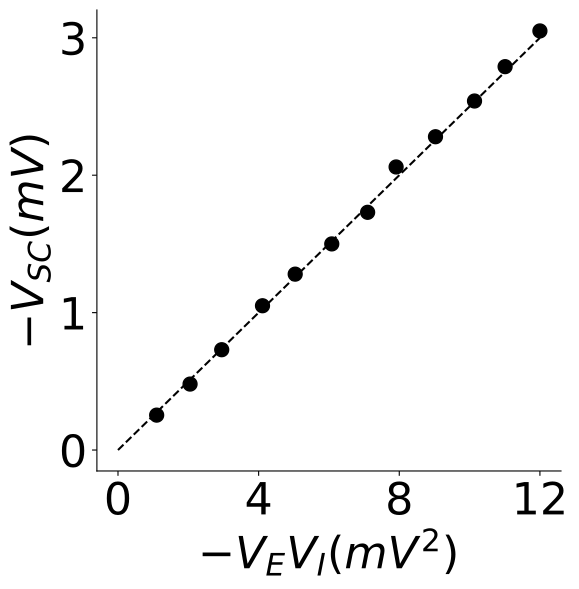

The Python source for this figure:
import csv
import os
from itertools import zip_longest
from pathlib import Path

import matplotlib

matplotlib.use("Agg")

import matplotlib.pyplot as plt
import numpy as np


SCRIPT_DIR = Path(__file__).resolve().parent
ROOT = SCRIPT_DIR.parents[2]
DATA_DIR = ROOT / "nc_final_data" / "Figure4" / "Figure4_d5"
SOURCE_DIR = ROOT / "nc_final_source_data" / "Figure4" / "Figure4_d5"




def write_columns(path, columns, arrays):
    values = [np.asarray(value) for value in arrays]
    if any(value.ndim != 1 for value in values) or len(columns) != len(values):
        raise ValueError("Unexpected source data shape")
    values = [value.astype(np.float64) if value.dtype == np.float32 else value for value in values]
    path.parent.mkdir(parents=True, exist_ok=True)
    temporary = path.with_name(f".{path.name}.{os.getpid()}.tmp")
    try:
        with temporary.open("w", encoding="utf-8", newline="") as stream:
            writer = csv.writer(stream)
            writer.writerow(columns)
            writer.writerows(zip_longest(*values, fillvalue=""))
        os.replace(temporary, path)
    finally:
        if temporary.exists():
            temporary.unlink()


_SOURCE_COLUMNS = {}


_SOURCE_COLUMNS = {}


def collect_source(path, value, allow_pickle=False):
    name = Path(path).stem
    name = {"neuron_psp": "NEURON", "dbnn_kernel": "DBNN"}.get(name, name)
    _SOURCE_COLUMNS[name] = np.asarray(value)


def draw_figure():
    x = np.load(DATA_DIR / "negative_ve_vi_mV2.npy", allow_pickle=False)
    y = np.load(DATA_DIR / "negative_vsc_mV.npy", allow_pickle=False)
    if x.shape != (12,) or y.shape != x.shape or not np.isfinite(x).all() or not np.isfinite(y).all():
        raise ValueError("Expected twelve finite illustrative points")
    reference_x = np.linspace(0.0, 12.0, 100)
    reference_y = 0.25 * reference_x
    SOURCE_DIR.mkdir(parents=True, exist_ok=True)
    for name, value in (("negative_ve_vi_mV2.npy", x), ("negative_vsc_mV.npy", y),
                        ("reference_x_mV2.npy", reference_x), ("reference_y_mV.npy", reference_y)):
        collect_source(SOURCE_DIR / name, value, allow_pickle=False)
    with plt.rc_context({"font.size": 32, "pdf.fonttype": 42}):
        fig, ax = plt.subplots(figsize=(6, 6))
        ax.scatter(x, y, color="black", s=100)
        ax.plot(reference_x, reference_y, color="black", linestyle="--")
        ax.set_xlabel(r"$-V_{E}V_I(mV^2)$")
        ax.set_ylabel(r"$-V_{SC}(mV)$")
        ax.set_xticks([0, 4, 8, 12])
        ax.spines["right"].set_visible(False)
        ax.spines["top"].set_visible(False)
        fig.savefig(SCRIPT_DIR / "Figure4_d5.pdf", bbox_inches="tight")
        plt.close(fig)


def main():
    _SOURCE_COLUMNS.clear()
    draw_figure()
    write_columns(SOURCE_DIR / f"{SCRIPT_DIR.name}.csv", tuple(_SOURCE_COLUMNS), tuple(_SOURCE_COLUMNS.values()))


if __name__ == "__main__":
    main()
